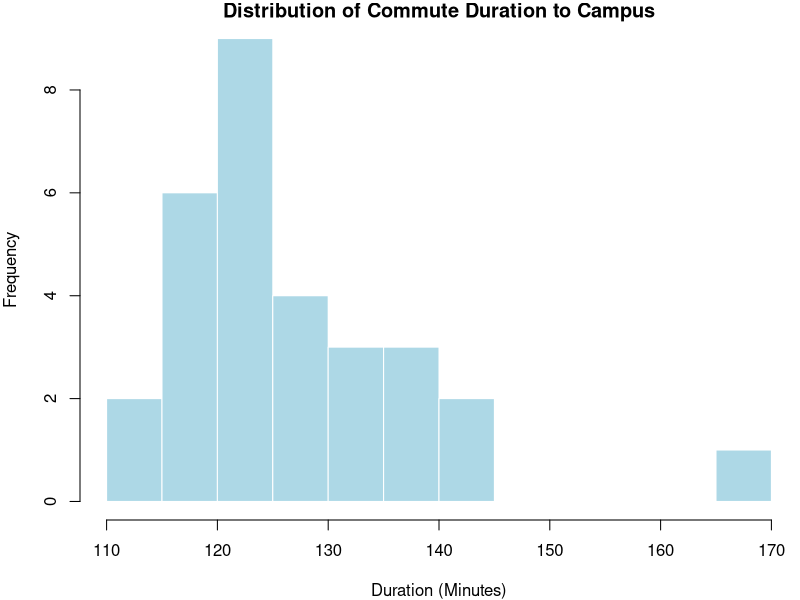
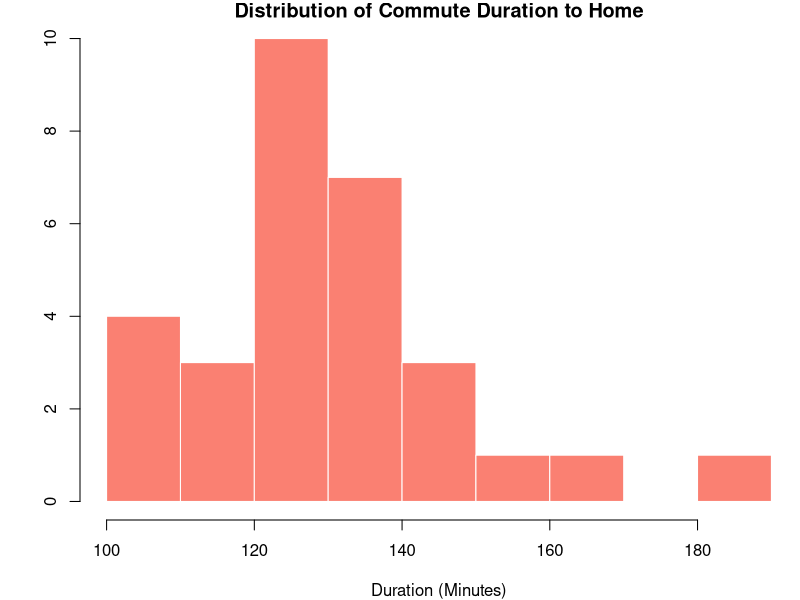
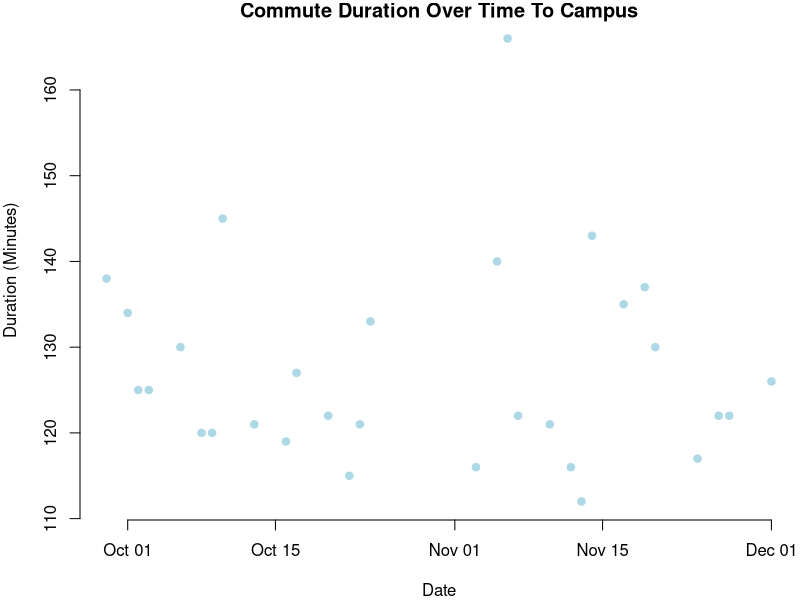
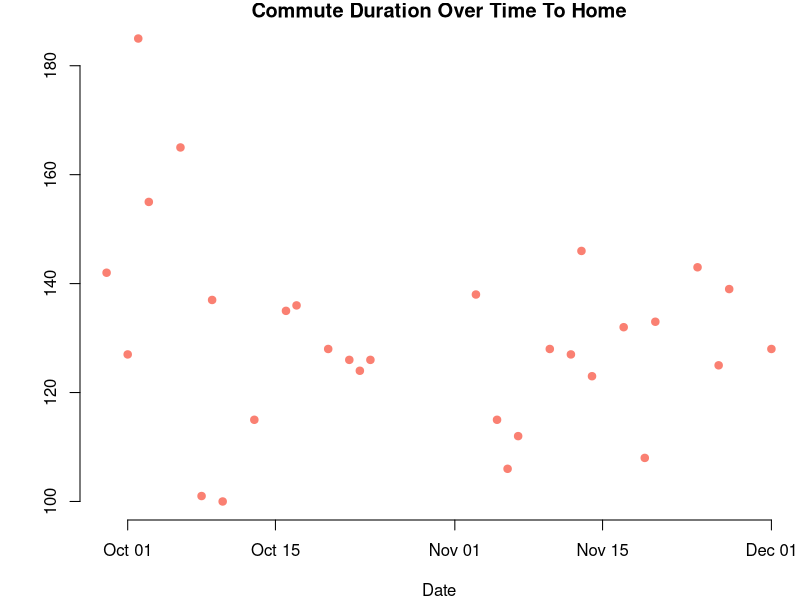
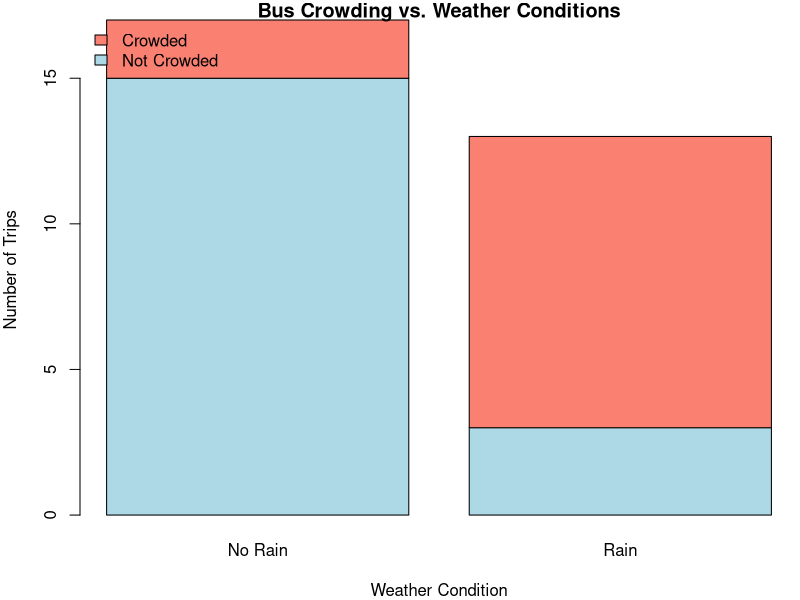
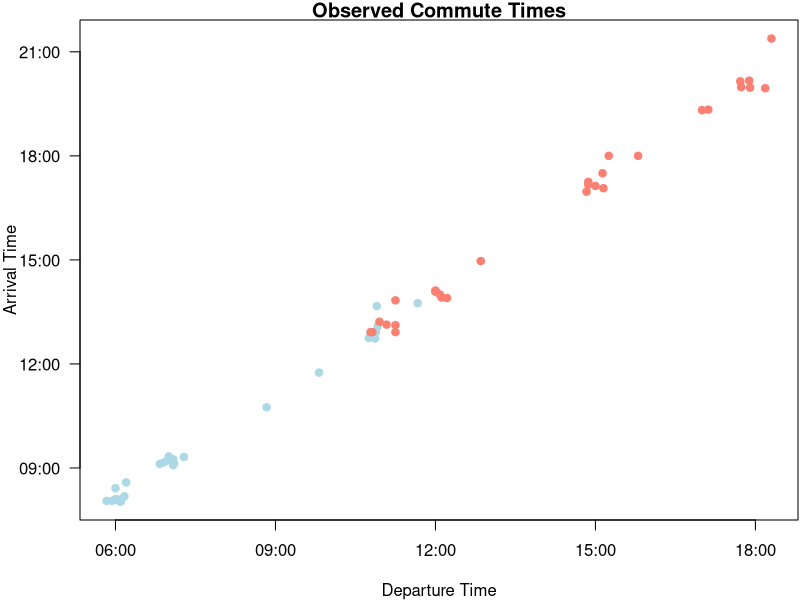
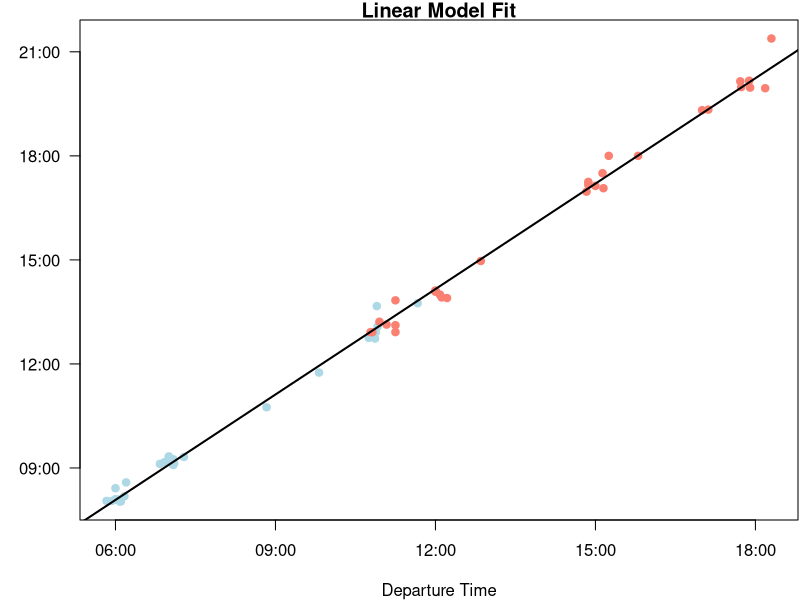

Recreate these plots in R, in order.
## ---- chunk 1
knitr::opts_chunk$set(fig.pos="H", fig.showtext = TRUE, out.extra="", dev="cairo_pdf")
## ---- chunk 2
bus_data <- read.csv("bus_trip_data.csv")
bus_data$date <- as.Date(bus_data$date) # Convert date column to R Date type
## ---- chunk 3
df_display_1 <- bus_data[ , 1:5]
head(df_display_1, 1)
## ---- chunk 4
df_display_2 <- bus_data[ , 6:10]
head(df_display_2, 1)
## ---- chunk 5
# Remove them to keep the environment clean
rm(df_display_1, df_display_2)
## ---- chunk 6
par(mar = c(4, 4, 1, .1))

hist(bus_data$dur_to_campus, 
     main = "Distribution of Commute Duration to Campus",
     xlab = "Duration (Minutes)", 
     col = "lightblue", 
     border = "white",
     breaks = 10)

hist(bus_data$dur_to_home,
     main = "Distribution of Commute Duration to Home",
     xlab = "Duration (Minutes)",
     ylab = "", # No Y label needed on 2nd plot
     col = "salmon", 
     border = "white",
     breaks = 10)
## ---- chunk 7
par(mar = c(4, 4, 1, .1))

plot(bus_data$date, bus_data$dur_to_campus,
     main = "Commute Duration Over Time To Campus",
     xlab = "Date",
     ylab = "Duration (Minutes)",
     pch = 19,
     col = "lightblue",
     frame.plot = FALSE)

plot(bus_data$date, bus_data$dur_to_home,
     main = "Commute Duration Over Time To Home",
     xlab = "Date",
     ylab = "", # No Y label needed on 2nd plot
     pch = 19,
     col = "salmon",
     frame.plot = FALSE)
## ---- chunk 8
# 'Rain' on the X-axis and 'Crowded' stacked as the bars
counts <- table(bus_data$crowded_unilink_to_home, bus_data$rain_to_home)

# Rename the rows & cols for a cleaner plot text
colnames(counts) <- c("No Rain", "Rain")
rownames(counts) <- c("Not Crowded", "Crowded")

barplot(counts,
        main = "Bus Crowding vs. Weather Conditions",
        xlab = "Weather Condition",
        ylab = "Number of Trips",
        col = c("lightblue", "salmon"),
        legend = rownames(counts),
        args.legend = list(x = "topleft", bty = "n"))

rm(counts)
## ---- chunk 9
t_result <- t.test(bus_data$dur_to_home, bus_data$dur_to_campus,
                   paired = TRUE, alternative = "greater")
t_result
## ---- chunk 10
stats_table <- data.frame(
  "T_Statistic" = round(t_result$statistic, 2),
  "Degrees_of_Freedom"          = round(t_result$parameter, 0),
  "p_Value"     = format.pval(t_result$p.value, digits = 3),
  "Mean_Difference"   = paste(round(t_result$estimate, 1), "min")
)

knitr::kable(stats_table, align = "c") # Center align the columns
## ---- chunk 11
# Combine the departure times and arrival times for campus and home trips
all_dep <- c(bus_data$dep_to_campus, bus_data$dep_to_home)
all_arr <- c(bus_data$arr_to_campus, bus_data$arr_to_home)

# Convert Strings to POSIXct (Date-Time objects)
# We use a dummy date so R sees them as times on the same timeline
dep_time <- as.POSIXct(all_dep, format="%I:%M:%S %p")
arr_time <- as.POSIXct(all_arr, format="%I:%M:%S %p")

# Calculate the Linear Model
fit <- lm(as.numeric(arr_time) ~ as.numeric(dep_time))
fit
## ---- chunk 12
coefs <- summary(fit)$coefficients
rownames(coefs) <- c("Intercept (Unix Epoch)", "Departure Time")
knitr::kable(coefs, digits = 4)
rm(coefs)
## ---- chunk 13
# Assign Colors based on Source
# First half is Campus (Light blue), Second half is Home (Salmon)
point_colors <- c(rep("lightblue", nrow(bus_data)), rep("salmon", nrow(bus_data)))

# Setup Split View
par(mar = c(4, 4, 1, .1))

# --- PLOT 1: Scatter Plot Only ---
plot(arr_time ~ dep_time,
     main = "Observed Commute Times",
     xlab = "Departure Time", ylab = "Arrival Time",
     pch = 19, col = point_colors,
     axes = FALSE) # Hide default axes

# Draw custom axes
axis.POSIXct(1, dep_time, format="%H:%M")
axis.POSIXct(2, arr_time, format="%H:%M", las=1)
box() # Adds box frame back around plot

# --- PLOT 2: With Regression Line ---
plot(arr_time ~ dep_time,
     main = "Linear Model Fit",
     xlab = "Departure Time", ylab = "", # No Y label needed on 2nd plot
     pch = 19, col = point_colors,
     axes = FALSE)

axis.POSIXct(1, dep_time, format="%H:%M")
axis.POSIXct(2, arr_time, format="%H:%M", las=1)
box()

# Add the regression line
abline(fit, col = "black", lwd = 2)
## ---- chunk 14
# Remove them to keep the environment clean
rm(all_dep, all_arr, dep_time, arr_time, point_colors)
